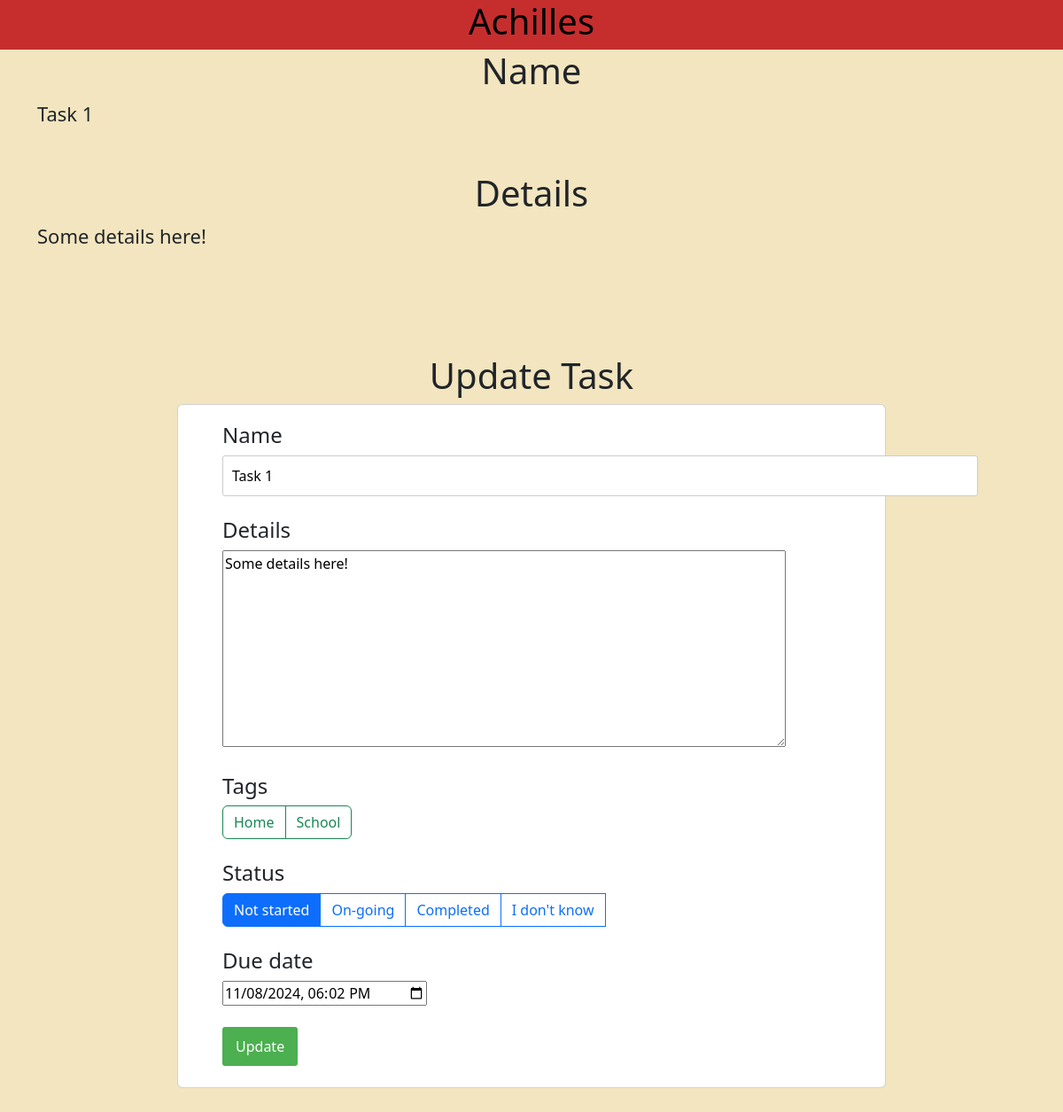
Screenshot of /update/1 with the database file from the repository.
### tables this page shows
CREATE TABLE Tasks (
    TID INTEGER PRIMARY KEY AUTOINCREMENT,
    Name VARCHAR(255) NOT NULL DEFAULT 'no name',
    Details VARCHAR(255) DEFAULT NULL,
    SID INTEGER DEFAULT 0 NOT NULL,
    DueDate datetime,
    FOREIGN KEY (SID) REFERENCES Statuses(SID)
);

CREATE TABLE Tags (
    TID INTEGER PRIMARY KEY AUTOINCREMENT,
    Name VARCHAR(255) UNIQUE
);

CREATE TABLE Statuses (
    SID INTEGER PRIMARY KEY AUTOINCREMENT,
    Name VARCHAR(255) UNIQUE
);

### app.py (the view)
@app.route('/update/<int:id>', methods=['GET', 'POST'])
def update(id):
    if request.method == 'POST':
        return UpdatePost(request.form, id)
    else:
        return UpdateGet(id)

### app.py (called while the page is built)
def UpdateGet(id):
    item = raww(f"SELECT * FROM Tasks WHERE TID = {id}")
    status = raww("SELECT * FROM Statuses")
    tags = raww("SELECT * FROM Tags ORDER BY Name")
    tt = raww("SELECT * FROM TaskTags")
    if len(item) == 0:
        return render_template('error.html', s="Task ID invalid")
    item = item[0]
    return render_template('update.html', item=item, status=status, tags=tags,tt=tt)

### db.py (called while the page is built)
def raww(query):
    res = cur.execute(query)
    res = res.fetchall()
    con.commit()
    return res

### templates/update.html (shortened to what this page needs)
{% extends 'base.html' %}
{% block body %}
<div class="container">
    <h1>Name</h1>
    <p>{{item[1]}}</p><br />
    <h1>Details</h1>
    <p>{{item[2]}}</p><br />
</div>
<div class="content pt-5">
    <h1>Update Task</h1>
    <div class="card g-4 ex1">
        <form action="/update/{{item[0]}}" method="POST">
            <h4>Name</h4>
            <div>
                <input type="text" name="con" id="content" value="{{item[1]}}" size="85%">
            </div>
            <br />
            <h4>Details</h4>
            <div>
                <a><textarea rows="9%" cols="85%" name="det" id="det">{{item[2]}}</textarea></a>
            </div>
            <br />
            <h4>Tags</h4>
            <div class="btn-group" role="group" aria-label="Basic checkbox toggle button group">
                {% for tag in tags %}
                <label class="btn btn-outline-success" for="btncheck{{tag[0]}}">{{tag[1]}}</label>
                {% endfor %}
            </div>
            <br />
            <br />
            <h4>Status</h4>
            <div class="btn-group" role="group" aria-label="Basic radio toggle button group">
                {% for i in status %}
                <label class="btn btn-outline-primary" for="status{{i[0]}}">{{i[1]}}</label>
                <br />
                {% endfor %}
            </div>
            <br />
            <br />
            <h4>Due date</h4>
            <input type="datetime-local" name="date" value="{{item[4]}}" id="deadline">
            <br />
            <br />
            <input type="submit" value="Update">
            <br />
            <br />
        </form>
    </div>
</div>
{% endblock %}

### static/css/main.css (style rules this page uses)
body { font-family: "Roboto", Arial, sans-serif; margin: 0; padding: 0; text-rendering: optimizeLegibility; display: flex; flex-direction: column; justify-content: center; }
.content { max-width: 70%; margin: 20px auto; padding: 20px; }
h1 { text-align: center; margin-bottom: 20px; }
form { margin-top: 20px; }
input[type="text"] { padding: 10px; border: 1px solid #ccc; border-radius: 3px; }
input[type="submit"] { padding: 10px 15px; background-color: #4caf50; color: white; border: none; cursor: pointer; border-radius: 3px; }
a { text-decoration: none; color: #333; }
.container { display: block; position: relative; padding-left: 35px; margin-bottom: 12px; cursor: pointer; font-size: 22px; -webkit-user-select: none; -moz-user-select: none; -ms-user-select: none; user-select: none; }
textarea { -webkit-box-sizing: border-box; -moz-box-sizing: border-box; box-sizing: border-box; width: 85%; height: 20%; }

### templates/base.html (style rules this page uses)
div.ex1 { padding-left: 50px; }

### rows the page displays
Tasks: Name "Task 1", Details "Some details here!", con "Task 1", det "Some details here!", date "11/08/2024 18:02"
Tags: Name "Home"
Tags: Name "School"
Statuses: Name "Not started"
Statuses: Name "On-going"
Statuses: Name "Completed"
Statuses: Name "I don't know"
